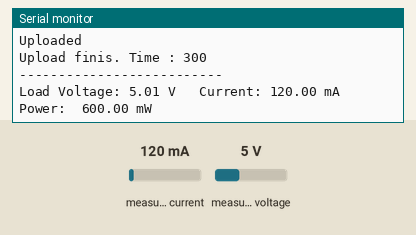
This program was run on a simulated ESP8266 (NodeMCU). Shown: the last lines printed to the serial monitor. Inputs (shaded band) come from the test bench; at power-on: measured current 120 mA, measured voltage 5 V. WiFi joins after 1.5 s; servers stay silent unless stated.

Above: at 2.7 s.
2.8 s: measured current set to 40 mA
At 2.94 s:
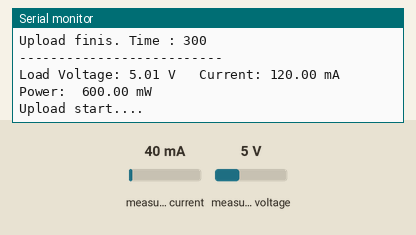
5.8 s: measured voltage set to 3.8 V
At 6.06 s:
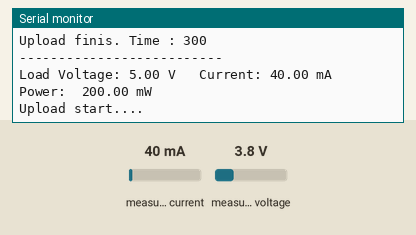
7.3 s: measured current set to 500 mA
At 7.62 s:
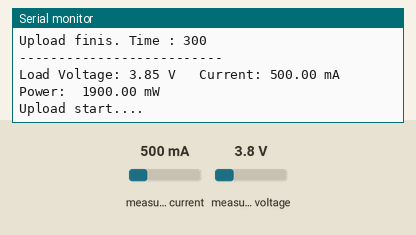
Timing chart, 0 to 10.3 s (numbered marks = the images above; inputs shaded):
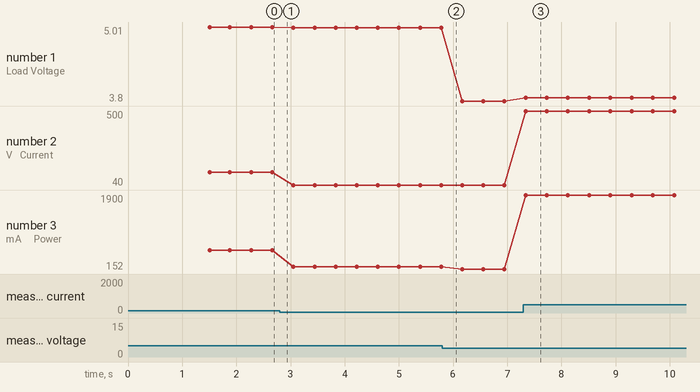

The program:

main.cpp
```cpp
#include <Arduino.h>
// #include <FirebaseESP8266.h>
#include <ESP8266WiFi.h>
#include <Wire.h>
#include <Adafruit_INA219.h>
#include <ThingSpeak.h>
#include <SD.h>
#include "secret.h"

// configs
char ssid[] = WIFI_SSID;
char password[] = WIFI_PASS;
int voltageField = 1;
int currentField = 2;
int powerField = 3;
int frequencyField = 4;
String path = "/data";


// classes
WiFiClient wclient;
Adafruit_INA219 ina219;

//functions
void setup_wifi();
void reconnect();
void upload_data();
void display();
void readPower();
void reset_data();

// variables
bool readDataState = false;
bool uploadDataState = false;
float shuntvoltage = 0;
float busvoltage = 0;
float current_mA = 0;
float loadvoltage = 0;
float power_mW = 0;


void setup() {
  // put your setup code here, to run once:
  Serial.begin(9600);


  setup_wifi();
  ThingSpeak.begin(wclient);

  Wire.begin(D3,D2);

  while(!ina219.begin()){
    // notify sensor not working
    Serial.println("Sensor init failed");
    delay(100);
  }
}

void loop() {
  // put your main code here, to run repeatedly:

  readPower();
  if(loadvoltage>1.2){
    display();
    upload_data();
    reset_data();
  }
  else{
    delay(20);
  }
}

void readPower(){
  shuntvoltage = ina219.getShuntVoltage_mV();
  busvoltage = ina219.getBusVoltage_V();
  current_mA = ina219.getCurrent_mA();
  power_mW = ina219.getPower_mW();
  loadvoltage = busvoltage + (shuntvoltage / 1000);

  if (current_mA < 0)
    current_mA *= -1;
}

void reset_data(){
  shuntvoltage = 0;
  busvoltage = 0;
  current_mA = 0;
  loadvoltage = 0;
  power_mW = 0;
}


void display(){
  Serial.print("Load Voltage: ");
  Serial.print(loadvoltage);
  Serial.print(" V   ");
  Serial.print("Current: ");
  Serial.print(current_mA);
  Serial.print(" mA     ");
  Serial.print("Power:  ");
  Serial.print(power_mW);
  Serial.println(" mW  ");
}


void upload_data(){
  Serial.println("Upload start....");
  long long timestamp = millis();
  ThingSpeak.setField(1, loadvoltage);
  ThingSpeak.setField(2, current_mA);
  ThingSpeak.setField(3, power_mW);
  if(ThingSpeak.writeFields(THINGSPEAK_CHANNEL_ID, THINGSPEAK_WRITE_API_KEY) == 200)
  {
    Serial.println("Uploaded");
    long time = millis() - timestamp;
    Serial.print("Upload finis. Time : ");
    Serial.println(time);
    Serial.println("--------------------------");
    Serial.println();
  }
  else
  {
    Serial.println("Failed");
    long time = millis() - timestamp;
    Serial.print("Upload finis. Time : ");
    Serial.println(time);
    Serial.println("--------------------------");
    Serial.println();
  }

}

// Connect to WiFi network
void setup_wifi()
{
  Serial.print("\nConnecting to ");
  Serial.println(ssid);

  WiFi.begin(ssid, password);
  Serial.println("Try");

  while (WiFi.status() != WL_CONNECTED)
  {
    delay(500);
    Serial.print(".");
  }
  Serial.println();
  Serial.println("WiFi connected");
  Serial.print("IP address: ");
  Serial.println(WiFi.localIP());
}
```

secret.h
```cpp
#define WIFI_SSID  "Kemo-Hit"
#define WIFI_PASS "987654321"
#define THINGSPEAK_CHANNEL_ID 1252706
#define THINGSPEAK_WRITE_API_KEY "14DXB4HPIXVQ74KL"
#define FIREBASE_HOST "railtrackmonitor-db7c2-default-rtdb.firebaseio.com"
#define FIREBASE_AUTH "W89V04aXi1q9UdIcT68em7UFCYvCX8J4qixEwdai"
```

Measured:
- after the input at 7.3 s, the serial monitor: prints a new line at once (image 3)
- plotted number 1: 5.01 → 5 after the input at 2.8 s, 5 → 3.8 after the input at 5.8 s, 3.8 → 3.85 after the input at 7.3 s
- plotted number 2: 120 → 40 after the input at 2.8 s, 40 → 500 after the input at 7.3 s
- plotted number 3: 600 → 200 after the input at 2.8 s, 200 → 152 after the input at 5.8 s, 152 → 1900 after the input at 7.3 s
